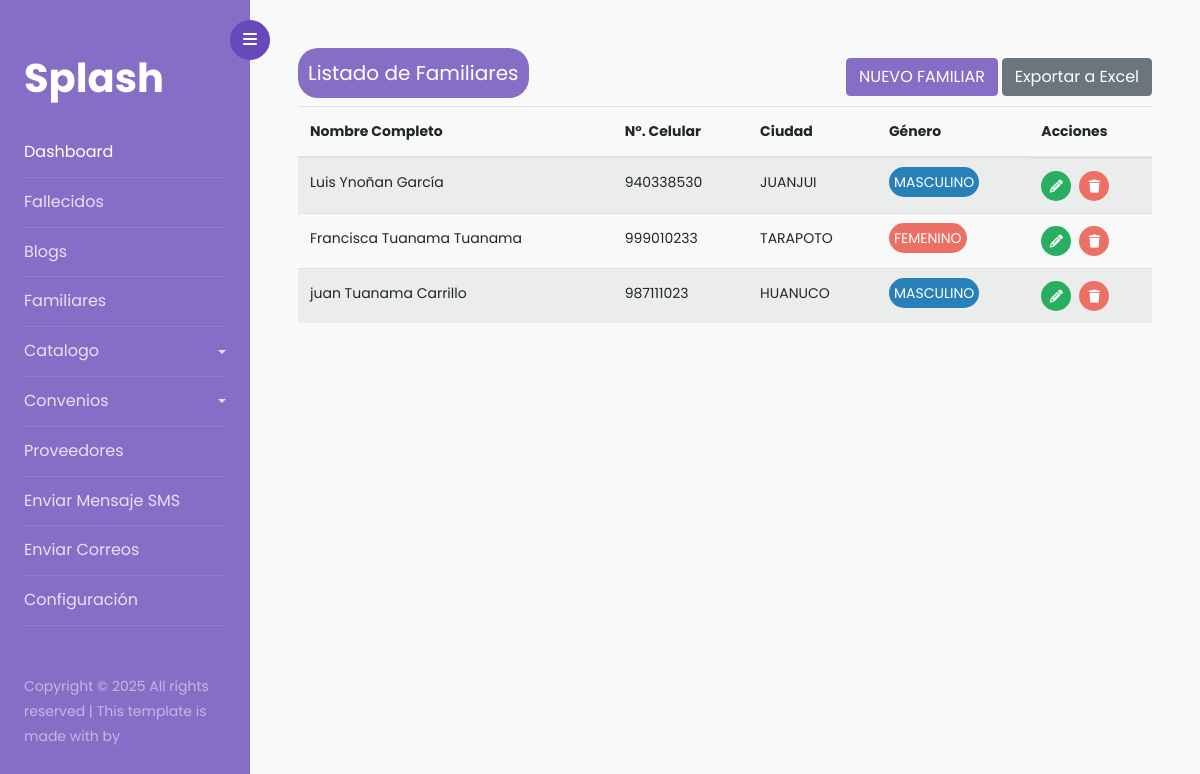
Page /familiares/listar-familiares/ on the committed database.
### familiares/models.py (models this page shows)
class ModelsFamiliar(models.Model):
    GENERO_FAMILIAR = [ ('M', 'MASCULINO'), ('F', 'FEMENINO')]
    DOCUMENTO_IDENTIDAD = [('DNI', 'DNI'), ('PST', 'PASAPORTE')]
    name =  models.CharField(max_length=255)
    lastname = models.CharField(max_length=255)
    telephone =  models.IntegerField()
    email =  models.EmailField(max_length=255)
    city = models.CharField(max_length=155)
    gender = models.CharField(max_length=1, choices=GENERO_FAMILIAR)
    identify_document =  models.CharField(max_length=3, choices=DOCUMENTO_IDENTIDAD)
    number_document =  models.IntegerField(null=True)
    estado =  models.BooleanField( max_length=150 ,default=True)
    date_add = models.DateTimeField(auto_now_add=True)
    date_update =  models.DateTimeField(auto_now=True)
    class Meta:
        verbose_name = 'Familiare'
        verbose_name_plural = 'Familiares'

### familiares/views.py (the view, shortened to what this page needs)
# urls.py: path('listar-familiares/', ListFamily.as_view() , name='list-familiares'),
class ListFamily(TemplateView):
    template_name = 'index-familiar.html'
    def get(self, request, *args, **kwargs):
        familiares = ModelsFamiliar.objects.all()
        form = FamiliaresForms()
        return render(request, self.template_name, {
            'familiares': familiares,
            'form': form
        })

### familiares/templates/index-familiar.html (shortened to what this page needs)
{% extends 'index.html' %}
{% block content %}
    <div>
        <div class="flex-content-modal">
            <h5 class="title-list-table">Listado de Familiares</h5>
            <div>
                <button type="button" class="btn btn-primary" data-toggle="modal" data-target="#exampleModal">
                    NUEVO FAMILIAR
                  </button>
                <a href="{% url 'familiares:export-familiares' %}" class="btn btn-secondary">Exportar a Excel</a>
            </div>
        </div>
        {% if not familiares %}
        <span>&nbsp;&nbsp;&nbsp;No hay datos para mostrar</span>
        {% else %}
        <table class="table table-striped table-hover">
            <thead>
                <tr>
                    <th scope="col">Nombre Completo</th>
                    <th scope="col">N°. Celular</th>
                    <th scope="col">Ciudad</th>
                    <th scope="col">Género</th>
                    <th scope="col">Acciones</th>
                </tr>
            </thead>
            <tbody>
                {% for i in familiares %}
                <tr>
                    <td>{{ i.name }} {{ i.lastname}}</td>
                    <td>{{ i.telephone }}</td>
                    <td>{{ i.city.upper  }}</td>
                    <td><span class=" {% if i.gender == 'M' %}  span-gender-male {% else%} span-gender-female {% endif %} ">{{ i.get_gender_display       }}</span></td>
                    <td class="td-actions">
                        <a href="{% url 'familiares:update-familiares' i.pk %}"><i class="fa-solid fa-pencil"></i></a>
                        <a href=""><i class="fa-solid fa-trash"></i></a>
                    </td>
                </tr>
                {% endfor %}
            </tbody>
        </table>
        {% endif %}
    </div>
{% endblock %}

### static/css/style-fallecido.css (style rules this page uses)
* { margin: 0px; padding: 0px; }
h5.title-list-table { background-color: #866ec7; color: #FFF; width: max-content; padding: 10px; border-radius: 20px; }
span.span-gender-male { background-color: var(--gender-male); color: #FFF; padding: 5px; border-radius: 20px; }
span.span-gender-female { background-color: var(--gender-female); color: #FFF; padding: 5px; border-radius: 20px; }
td.td-actions { display: flex; gap: 0.5rem; flex-wrap: wrap; }
i.fa-pencil { background-color: #27ae60; }
i.fa-trash { background-color: var(--gender-female); }
i.fa-pencil, i.fa-trash, i.fa-eye, i.fa-cross { height: 30px; width: 30px; border-radius: 50% 50%; color: #FFF; display: flex; justify-content: center; align-items: center; font-size: 13px; }

### static/css/style-modal.css (style rules this page uses)
div.flex-content-modal { display: flex; justify-content: space-between; align-items: center; }

### rows in the picture
ModelsFamiliar: name "Luis", lastname "Ynoñan García", telephone "940338530", city "JUANJUI", gender "MASCULINO"
ModelsFamiliar: name "Francisca", lastname "Tuanama Tuanama", telephone "999010233", city "TARAPOTO", gender "FEMENINO"
ModelsFamiliar: name "juan", lastname "Tuanama Carrillo", telephone "987111023", city "HUANUCO", gender "MASCULINO"
